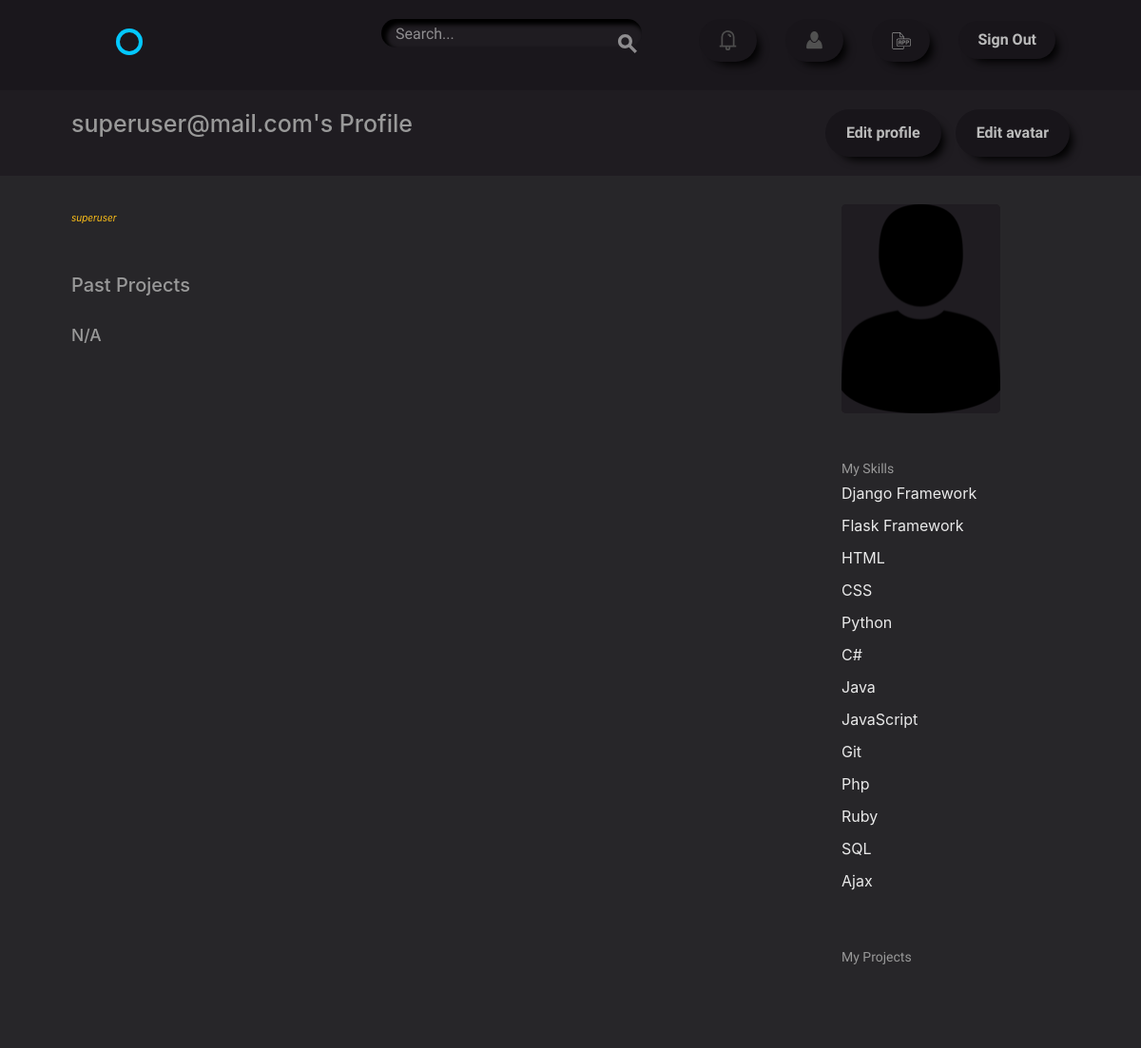
/accounts/profile/4/ (signed in), run on the app's committed database.
### accounts/models.py (models this page shows, shortened)
class User(AbstractBaseUser, PermissionsMixin):
    username = models.CharField(max_length=50, unique=True)
    email = models.EmailField(unique=True)
    first_name = models.CharField(max_length=50)
    last_name = models.CharField(max_length=50)
    bio = models.TextField(default='')
    avatar = models.ImageField(upload_to='./user_avatar', blank=True)
    date_joined = models.DateTimeField(default=timezone.now)
    is_active = models.BooleanField(default=False)
    is_staff = models.BooleanField(default=False)
    objects = UserManager()
    USERNAME_FIELD = "email"
    REQUIRED_FIELDS = ['username']
    @property
    def full_name(self):
        return '{} {}'.format(self.first_name, self.last_name)
    def __str__(self):
        return self.username

class Skill(models.Model):
    user = models.ForeignKey(User, default='', related_name="profile_skills")
    name = models.CharField(max_length=50)
    def __str__(self):
        return self.name

### accounts/views.py (the view)
# urls.py: url(r"profile/(?P<pk>\d+)/$", views.UserProfileView.as_view(),
class UserProfileView(PtM, PrM, TemplateView):
    template_name = "accounts/profile.html"
    context_object_name = "profile"
    prefetch_related = ['profile_skills', 'my_projects', 'projects', 'positions']
    def get(self, request, **kwargs):
        pk = kwargs.get('pk')
        profile = models.User.objects.get(pk=pk)
        kwargs['profile'] = profile
        return super().get(request, **kwargs)
    def get_context_data(self, **kwargs):
        context = super().get_context_data(**kwargs)
        context['skills'] = context['profile'].profile_skills.all()
        context['my_projects'] = context['profile'].my_projects.all()
        context['past_projects'] = context['profile'].projects.all()
        return context

### accounts/mixins.py (called while the page is built)
    def get_page_title(self):
        return self.page_title

    def get_context_data(self, **kwargs):
        context = super().get_context_data(**kwargs)
        context['page_title'] = self.get_page_title()
        return context

### projects/templatetags/extra_tags.py (called while the page is built)
@register.filter('mark_down')
def mark_down(text):
    html_body = markdown2.markdown(text)
    return mark_safe(html_body)

### accounts/templates/accounts/profile.html (shortened to what this page needs)
{% extends "layout.html" %}
{% load extra_tags %}
{% load static %}
{% block content %}
{% if user.is_authenticated and request.user == profile %}
<div class="circle--actions--bar action-bar">
    <div class="container">
        <div class="grid-100 d-flex justify-content-between">
            <div class="circle--fluid--cell circle--fluid--primary d-flex justify-content-between">
                <h1>{{ profile }}'s Profile</h1>
            </div>
            <div class="circle--fluid--cell circle--fluid--secondary d-flex justify-content-between">
                <a class="button nav_button" href="{% url 'accounts:profile_edit' %}">Edit profile</a>
                <a href="{% url 'accounts:avatar_edit' %}" class="button nav_button ml-4">Edit avatar</a>
            </div>
        </div>
    </div>
</div>
{% endif %}
<div class="bounds circle--page">
    <div class="grid-70">
        <div class="circle--article--body">
            <div class="d-flex justify-content-start">
            </div>
            <i class="user-info">{{ profile.email }}</i>
        </div>
        <h2>Past Projects</h2>
        <table class="u-full-width circle--table">
            <tbody>
                {% if past_projects %}
                    {% for pro in past_projects %}
                        <tr class="clickable-row" data-href="project.html">
                            <td><h3 class="my-button">{{ pro }}</h3></td>
                        </tr>
                    {% endfor %}
                {% else %}
                    <tr><td><h3>N/A</h3></td></tr>
                {% endif %}
            </tbody>
        </table>
    </div>
    <div class="grid-25 grid-push-5">
        <div class="circle--secondary--module">
            <div class="card pr-auto" style="max-width: 167px;">
            {% if profile.avatar %}
                <img class="card-img-top" src="{{ profile.avatar.url }}" alt="Card image cap">
            {% else %}
                <img class="card-img-top" src="{% static 'images/avatar.png' %}"
                     alt="Card image cap" height="220px" style="max-width: 167px;">
            {% endif %}
            </div>
        </div>
        <div class="circle--secondary--module">
            <h4>My Skills</h4>
            <ul class="unloaded">
                {% if skills %}
                    {% for skill in skills %}
                    <li>{{ skill }}</li>
                    {% endfor %}
                {% endif %}
            </ul>
        </div>
        <div class="circle--secondary--module">
            <h4>My Projects</h4>
        </div>
    </div>
</div>
{% endblock %}

### assets/css/global.css (style rules this page uses)
html { font-family: sans-serif; -ms-text-size-adjust: 100%; -webkit-text-size-adjust: 100%; }
body { margin: 0; }
a { background-color: transparent; }
h1 { font-size: 2em; margin: 0.67em 0; }
img { border: 0; }
table { border-collapse: collapse; border-spacing: 0; }
td, th { padding: 0; }
html { font-size: 62.5%; }
body { font-size: 1.5em; line-height: 1.6; font-weight: 400; font-family: "Cousine"; color: #666; }
.bounds { max-width: 1080px; margin: 0 auto; }
.grid, .grid-5, .grid-10, .grid-15, .grid-20, .grid-25, .grid-30, .grid-33, .grid-35, .grid-40, .grid-45, .grid-50, .grid-55, .grid-60, .grid-65, .grid-66, .grid-70, .grid-75, .grid-80, .grid-90, .grid-95, .grid-100 { float: left; box-sizing: border-box; position: relative; }
.grid-push-5 { left: 5%; }
.grid-25 { width: 25%; padding: 0 15px; }
.grid-70 { width: 70%; padding: 0 15px; }
.grid-100 { width: 100%; padding: 0 15px; }
h1, h2, h3, h4, h5, h6 { margin-top: 0; margin-bottom: 2rem; font-weight: bold; font-family: "Work Sans", sans-serif; color: #222; }
h1 { font-size: 3.8rem; }
h2 { font-size: 2.4rem; }
h3 { font-size: 1.8rem; }
h4 { font-size: 1.6rem; }
@media (min-width: 550px) { h1 { font-size: 3.8rem; } }
@media (min-width: 550px) { h2 { font-size: 2.4rem; } }
@media (min-width: 550px) { h3 { font-size: 1.8rem; } }
@media (min-width: 550px) { h4 { font-size: 1.6rem; } }
a { color: #689b98; -webkit-transition: color 0.2s; -moz-transition: color 0.2s; -ms-transition: color 0.2s; -o-transition: color 0.2s; transition: color 0.2s; }
.button, button, input[type="submit"], input[type="reset"], input[type="button"] { font-family: "Work Sans", sans-serif; font-size: 1.6rem; padding: 18px 30px; border: 0; margin-right: 10px; border-radius: 8px; font-weight: bold; display: inline-block; white-space: nowrap; box-sizing: border-box; line-height: 1; text-decoration: none; color: #689b98; background: none; box-shadow: 0 0 0 2px #689b98 inset; position: relative; -webkit-transition: 0.2s; -moz-transition: 0.2s; -ms-transition: 0.2s; -o-transition: 0.2s; transition: 0.2s; }
.button { cursor: pointer; }
ul { list-style: circle inside; }
ul { padding-left: 0; margin-top: 0; }
li { margin-bottom: 1rem; font-size: 1.6rem; }
th, td { padding: 15px; text-align: left; border-bottom: 1px solid #e1e1e1; }
th:first-child, td:first-child { padding-left: 0; }
th:last-child, td:last-child { padding-right: 0; }
button, .button { margin-bottom: 1rem; }
pre, blockquote, dl, figure, table, p, ul, ol, form { margin-bottom: 2.5rem; }
.unloaded { list-style: none; }
.circle--table { width: 100%; }
.circle--table h1, .circle--table h2, .circle--table h3, .circle--table h4, .circle--table h5, .circle--table h6 { margin: 0; }
.circle--table th, .circle--table td { line-height: 1; }
.circle--table td { padding: 25px 0; }
.circle--fluid--cell { display: table-cell; padding: 0 15px; vertical-align: middle; box-sizing: border-box; }
.circle--fluid--cell .button { margin: 0; }
.circle--fluid--primary { width: 100%; }
.circle--fluid--secondary { text-align: right; }
.circle--secondary--module { margin-bottom: 50px; }
.circle--secondary--module:before, .circle--secondary--module:after { content: " "; display: table; }
.circle--secondary--module:after { clear: both; }
.circle--secondary--module > h1, .circle--secondary--module > h2, .circle--secondary--module > h3, .circle--secondary--module > h4, .circle--secondary--module > h5, .circle--secondary--module > h6 { font-family: "Cousine"; color: rgba(34, 34, 34, 0.3); font-size: 1.4rem; font-weight: normal; }
.circle--page { margin-bottom: 100px; }
.circle--page:before, .circle--page:after { content: " "; display: table; }
.circle--page:after { clear: both; }
.circle--article--body { line-height: 1.8; margin-bottom: 50px; }
.circle--actions--bar { margin: -30px 0 30px; background: #f9f9f9; padding: 20px 0; }
.circle--actions--bar:before, .circle--actions--bar:after { content: " "; display: table; }
.circle--actions--bar:after { clear: both; }
.circle--actions--bar .button { margin-bottom: 0; }

### data on the page
User: username "superuser@mail.com", email "superuser"
Skill: name "Django Framework"
Skill: name "Flask Framework"
Skill: name "HTML"
Skill: name "CSS"
Skill: name "Python"
Skill: name "C#"
Skill: name "Java"
Skill: name "JavaScript"
Skill: name "Git"
Skill: name "Php"
Skill: name "Ruby"
Skill: name "SQL"
Skill: name "Ajax"
